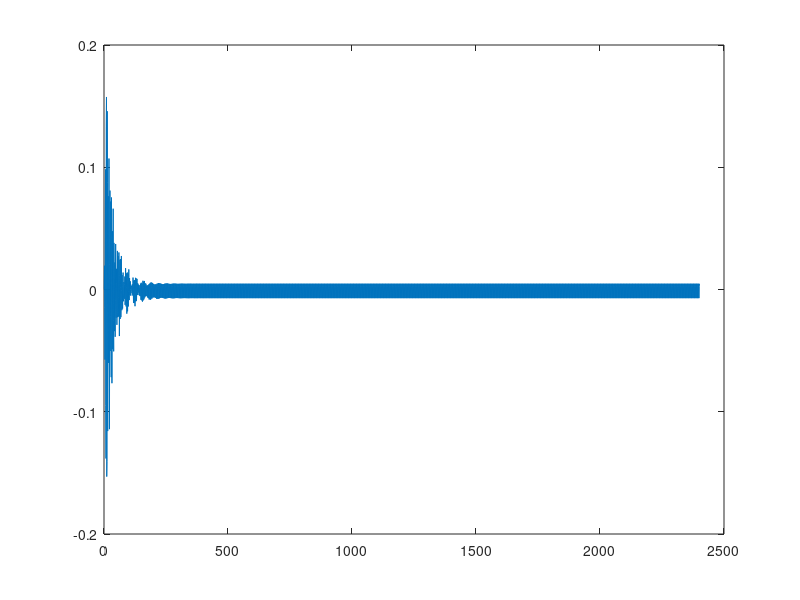

The MATLAB script that drew this image:
clear all;
B = [
     0.022446109482960157                
    -0.010573379073474012
     0.014402415206826613
    -0.0080366144026941533               
     0.022544111354959838
     0.0000000000000000034694469519536142
    -0.022544111354959838
     0.0080366144026941498               
    -0.014402415206826613
     0.010573379073474012
    -0.022446109482960157 ];

A = [
	 1
	-0.70635031270725446
	 3.5219499200390536
	-2.0200628628750592
	 5.5383108441644708
	-2.4294345269044149
	 4.6510805728204474
	-1.4124566248726653
	 2.0783744842441458
	-0.3332994829583692
	 0.39240786067834416 ];

% B = [
%  0.000000034667186407017829
%  0                          
% -0.00000055467498251228526   
%  0                            
%  0.0000041600623688421397      
%  0                              
% -0.000019413624387929986         
%  0                                
%  0.000063094279260772455           
%  0                                  
% -0.00015142627022585387              
%  0                                   
%  0.00027761482874739875              
%  0                                   
% -0.00039659261249628392              
%  0                                   
%  0.00044616668905831937              
%  0                                   
% -0.00039659261249628392              
%  0                                   
%  0.00027761482874739875              
%  0                                   
% -0.00015142627022585387              
%  0                                   
%  0.000063094279260772455             
%  0                                   
% -0.000019413624387929986             
%  0                                   
%  0.0000041600623688421397            
%  0                                   
% -0.00000055467498251228526           
%  0                                   
%  0.000000034667186407017829          
% ];
% 
% A = [
%    1            
%   -1.9801853890905561
%    9.1649400704466846 
%  -14.888835049793361   
%   39.091650150313797    
%  -54.053519038133658     
%  103.7940178244709        
% -124.78218130144654        
%  192.54424577919335         
% -203.86713917280235          
%  264.81870122989505           
% -248.81759164235612            
%  279.2832130917119              
% -233.71194760902372              
%  230.21109514072145               
% -171.64616409746702                
%  149.72630338342509                 
%  -99.189355655056573                 
%   76.98095076610899                  
%  -45.023608184758089                 
%   31.129471108367586                 
%  -15.897784481372415                 
%    9.7752574545111433                
%   -4.2821998764558771                
%    2.3303846019656183                
%   -0.85057993413808886               
%    0.40625646626076067               
%   -0.11746136096242073               
%    0.048599889346246553              
%   -0.010070168757280885              
%    0.0035386230275000646             
%   -0.00040345651517289648            
%    0.00011677740101310004            
% ];

[SOS, G] = tf2sos(B,A);

sampling_freq = 48000;
signal_freq = 16000;
time = (0:1/sampling_freq:0.05)';
audio_in = sin(2 * pi * signal_freq * time);

audio_out = sosfilt(SOS,audio_in) * G;
plot(audio_out);